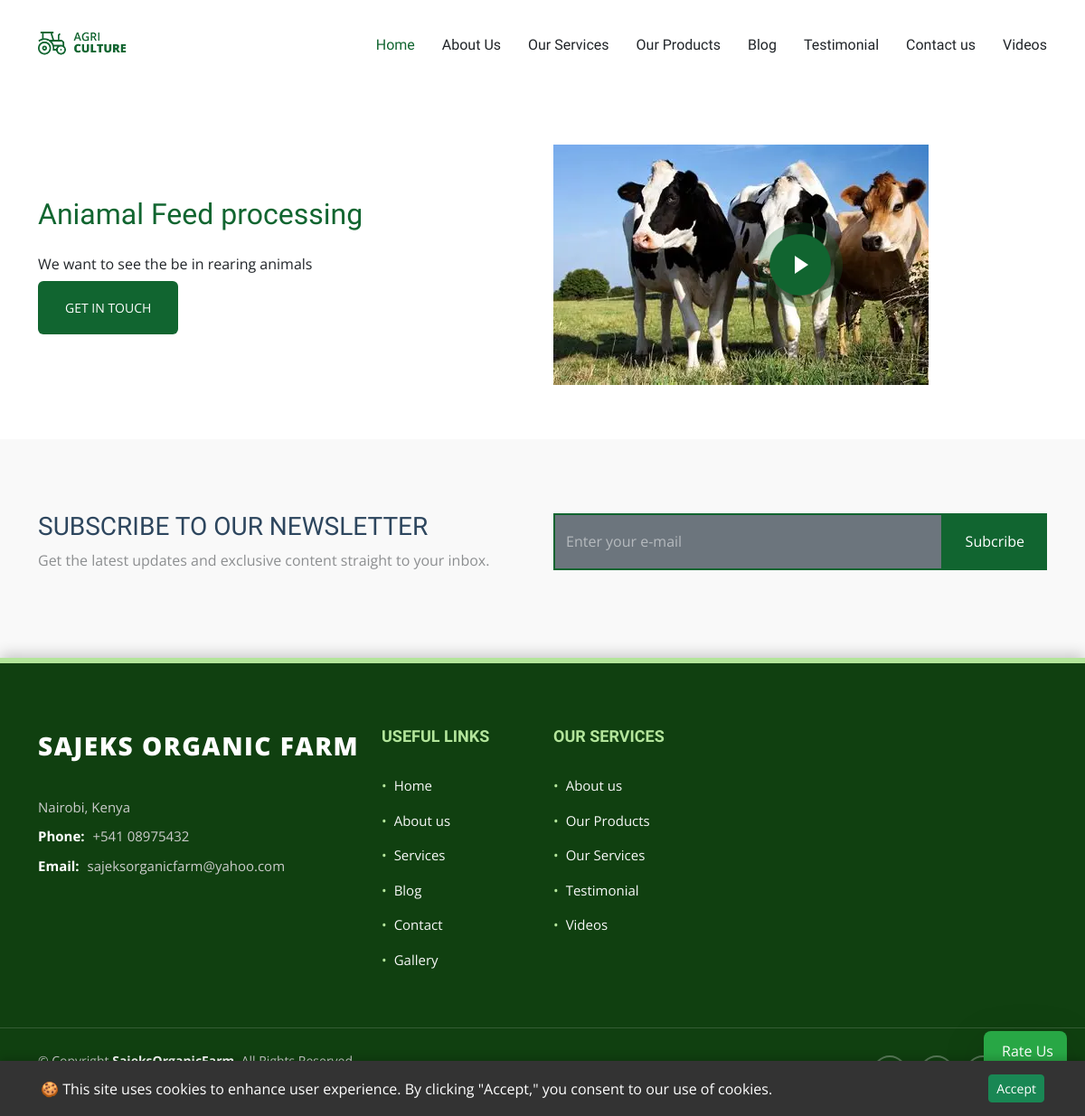
/video_details/4/, run on the app's committed database.
### sajeksApp/models.py (models this page shows, shortened)
class Homevideo(models.Model):
    pic = models.ImageField(upload_to='chooseus_img', null=True)
    title = models.CharField(max_length=100, null=True, help_text="The title of the why choose us pic.")
    body = CKEditor5Field(max_length = 500000, null =True, blank = True, help_text = 'Enter the video content. this field is optional')
    youtube_url = models.CharField(max_length=255, blank=True, null=True)
    video_id = models.CharField(max_length=50, blank=True, null=True)
    created_on = models.DateTimeField(auto_now_add=True, null=True)
    updated_on = models.DateTimeField(auto_now=True, null = True)
    class Meta:
        ordering = ['-updated_on',]
        verbose_name = 'Home Video'
        verbose_name_plural = 'Home Videos'
    @property
    def embed_url(self):
        if self.video_id:
            return f'https://www.youtube.com/embed/{self.video_id}'
        return self.youtube_url

class adminContact(models.Model):
    location = models.CharField(max_length=50)
    email = models.EmailField(max_length=50)
    call= models.CharField(max_length=50)

### sajeksApp/views.py (the view)
# urls.py: path('video_details/<int:video_id>/', views.video_details, name = 'video_details'),
def video_details(request, video_id):
    try:
        video = get_object_or_404(Homevideo, id = video_id)
    except Homevideo.DoesNotExist:
        messages.error(request, 'This video does not exist anymore')
    subscribtion_form = SubscribtionForm()
    contact = adminContact.objects.first()
    msg_countig = Contact.objects.filter(status =True)
    message_count = msg_countig.count()
    context = {
        'homevideos':video,
        'sub_form': subscribtion_form,
        'admincontact':contact,
        'message_count':message_count
    }
    return render(request, 'sajeksApp/videos/video_detail.html', context)

### sajeksApp/forms.py
class TestimonialForm(forms.ModelForm):
    rating = forms.IntegerField(
        label='Rate Your Experience (1 to 5 Stars)',
        widget=forms.RadioSelect(choices=[
            (1, '⭐'),
            (2, '⭐⭐'),
            (3, '⭐⭐⭐'),
            (4, '⭐⭐⭐⭐'),
            (5, '⭐⭐⭐⭐⭐')
        ]),
        initial=5,
    )
    class Meta:
        model = Testimonial
        fields = ['full_name', 'rating', 'message', 'image']
        widgets = {
            'full_name': forms.TextInput(attrs={'class': 'form-control form-control-lg', 'placeholder': 'Your Full Name'}),
            'message': forms.Textarea(attrs={'class': 'form-control', 'rows': 6, 'placeholder': 'Share your detailed experience here...'}),
            'image': forms.FileInput(attrs={'class': 'form-control'}), # File inputs need form-control
        }

class SubscribtionForm(forms.ModelForm):
    class Meta:
        model = Subscribtion
        fields = ['email']
        widgets = {
            'email': forms.EmailInput(attrs={
                'class': 'form-control h-100 bg-secondary',
                'placeholder': 'Enter your e-mail',
            }),
        }

### sajeksApp/context_processors.py (called while the page is built)
def testimonial_form_processor(request):
    if request.method == 'POST' and 'full_name' in request.POST:
         return {'testimonial_form': TestimonialForm(request.POST, request.FILES)}
    return {'testimonial_form': TestimonialForm()}

### sajeksApp/templates/sajeksApp/videos/video_detail.html (shortened to what this page needs)
{% extends 'sajeksApp/base/base.html' %}
{% load static %}
{% block content %}
<section id="about-3" class="about-3 section">
      <div class="container">
        <div class="row gy-4 justify-content-between align-items-center">
          <div class="col-lg-6 order-lg-2 position-relative" data-aos="zoom-out">
            <img src="{{homevideos.pic.url}}" alt="Image" class="img-fluid">
            <a href="{{homevideos.embed_url}}" class="glightbox pulsating-play-btn">
              <span class="play"><i class="bi bi-play-fill"></i></span>
            </a>
          </div>
          <div class="col-lg-5 order-lg-1" data-aos="fade-up" data-aos-delay="100">
            <h2 class="content-title mb-4">{{homevideos.title}}</h2>
            <p class="mb-4">
              {{ homevideos.body}}
            </p>
            <p><a href="{% url 'contact' %}" class="btn-cta">Get in touch</a></p>
          </div>
        </div>
      </div>
    </section>
{% endblock %}

### sajeksFooter/templates/sajeksFooter/footer.html (shortened to what this page needs)
{% extends "sajeksFooter/base/base.html" %}
{% block content %}
<footer id="footer" style="
    background: #104010; /* Dark Forest Green */
    color: #f8f8f8; /* Light text */
    font-size: 15px;
    padding: 0;
    border-top: 6px solid #b3e59b; /* Light green accent */
    box-shadow: 0 -4px 15px rgba(0, 0, 0, 0.2);
">
    <div class="footer-top" style="padding: 70px 0 40px 0;">
        <div class="container">
            <div class="row gy-4">
                <div class="col-lg-4 col-md-6 footer-about">
                    <a href="index.html" class="logo d-flex align-items-center" style="text-decoration: none;">
                        <span class="sitename" style="
                            font-size: 28px;
                            font-weight: 800;
                            color: #ffffff;
                            letter-spacing: 1.5px;
                            text-transform: uppercase;
                        ">Sajeks Organic Farm</span>
                    </a>
                    <div class="footer-contact pt-3" style="margin-top: 20px;">
                        <p style="margin-bottom: 10px; color: #cccccc;">{{admincontact.location}}</p>
                        <p style="margin-bottom: 10px;">
                            <strong style="color: #ffffff; font-weight: 700; margin-right: 5px;">Phone:</strong>
                            <span style="color: #cccccc;">{{admincontact.call}}</span>
                        </p>
                        <p style="margin-bottom: 0;">
                            <strong style="color: #ffffff; font-weight: 700; margin-right: 5px;">Email:</strong>
                            <span style="color: #cccccc;">{{admincontact.email}}</span>
                        </p>
                    </div>
                </div>
                <div class="col-lg-2 col-md-3 footer-links">
                    <h4 style="
                        font-size: 18px;
                        font-weight: 800;
                        color: #b3e59b; /* Accent Green */
                        text-transform: uppercase;
                        margin-bottom: 25px;
                    ">Useful Links</h4>
                    <ul style="list-style: none; padding: 0;">
                        <li style="padding: 8px 0;"><a href="{% url 'home' %}" style="color: #f8f8f8; text-decoration: none; display: flex; align-items: center;">
                            <span style="margin-right: 8px; color: #b3e59b;">&bull;</span> Home
                        </a></li>
                        <li style="padding: 8px 0;"><a href="{% url 'about' %}" style="color: #f8f8f8; text-decoration: none; display: flex; align-items: center;">
                            <span style="margin-right: 8px; color: #b3e59b;">&bull;</span> About us
                        </a></li>
                        <li style="padding: 8px 0;"><a href="{% url 'service' %}" style="color: #f8f8f8; text-decoration: none; display: flex; align-items: center;">
                            <span style="margin-right: 8px; color: #b3e59b;">&bull;</span> Services
                        </a></li>
                        <li style="padding: 8px 0;"><a href="{% url 'blog' %}" style="color: #f8f8f8; text-decoration: none; display: flex; align-items: center;">
                            <span style="margin-right: 8px; color: #b3e59b;">&bull;</span> Blog
                        </a></li>
                        <li style="padding: 8px 0;"><a href="{% url 'contact' %}" style="color: #f8f8f8; text-decoration: none; display: flex; align-items: center;">
                            <span style="margin-right: 8px; color: #b3e59b;">&bull;</span> Contact
                        </a></li>
                        <li style="padding: 8px 0;"><a href="{% url 'gallery' %}" style="color: #f8f8f8; text-decoration: none; display: flex; align-items: center;">
                            <span style="margin-right: 8px; color: #b3e59b;">&bull;</span> Gallery
                        </a></li>
                    </ul>
                </div>
                <div class="col-lg-2 col-md-3 footer-links">
                    <h4 style="
                        font-size: 18px;
                        font-weight: 800;
                        color: #b3e59b; /* Accent Green */
                        text-transform: uppercase;
                        margin-bottom: 25px;
                    ">Our Services</h4>
                    <ul style="list-style: none; padding: 0;">
                        <li style="padding: 8px 0;"><a href="{% url 'about' %}" style="color: #f8f8f8; text-decoration: none; display: flex; align-items: center;">
                            <span style="margin-right: 8px; color: #b3e59b;">&bull;</span> About us
                        </a></li>
                        <li style="padding: 8px 0;"><a href="{% url 'produce_list_view' %}" style="color: #f8f8f8; text-decoration: none; display: flex; align-items: center;">
                            <span style="margin-right: 8px; color: #b3e59b;">&bull;</span> Our Products
                        </a></li>
                        <li style="padding: 8px 0;"><a href="{% url 'service' %}" style="color: #f8f8f8; text-decoration: none; display: flex; align-items: center;">
                            <span style="margin-right: 8px; color: #b3e59b;">&bull;</span> Our Services
                        </a></li>
                        <li style="padding: 8px 0;"><a href="{% url 'testimonial' %}" style="color: #f8f8f8; text-decoration: none; display: flex; align-items: center;">
                            <span style="margin-right: 8px; color: #b3e59b;">&bull;</span> Testimonial
                        </a></li>
                        <li style="padding: 8px 0;"><a href="{% url 'videos' %}" style="color: #f8f8f8; text-decoration: none; display: flex; align-items: center;">
                            <span style="margin-right: 8px; color: #b3e59b;">&bull;</span>Videos
                        </a></li>
                    </ul>
                </div>
                <div class="col-lg-4 col-md-12">
                    </div>
            </div>
        </div>
    </div>
    <div class="copyright text-center" style="
        padding: 25px 0;
        border-top: 1px solid rgba(255, 255, 255, 0.15); /* Subtle separator */
        font-size: 14px;
        color: #cccccc;
    ">
        <div class="container d-flex flex-column flex-lg-row justify-content-center justify-content-lg-between align-items-center">
            <div class="d-flex flex-column align-items-center align-items-lg-start">
                <div style="margin-bottom: 5px;">
                    © Copyright <strong><span style="color: #ffffff;">SajeksOrganicFarm</span></strong>. All Rights Reserved
                </div>
                <div class="credits">
                    Designed by <a href="" style="color: #b3e59b; text-decoration: none;">Wilfred Mathias(+2348134622388)</a>
                </div>
            </div>
            <div class="social-links order-first order-lg-last mb-3 mb-lg-0">
                <a href="" style="
                    color: #cccccc;
                    margin-left: 10px;
                    display: inline-flex;
                    align-items: center;
                    justify-content: center;
                    width: 38px;
                    height: 38px;
                    border: 2px solid rgba(255, 255, 255, 0.3);
                    border-radius: 50%;
                    text-decoration: none;
                "></a>
                <a href="" style="
                    color: #cccccc;
                    margin-left: 10px;
                    display: inline-flex;
                    align-items: center;
                    justify-content: center;
                    width: 38px;
                    height: 38px;
                    border: 2px solid rgba(255, 255, 255, 0.3);
                    border-radius: 50%;
                    text-decoration: none;
                "></a>
                <a href="" style="
                    color: #cccccc;
                    margin-left: 10px;
                    display: inline-flex;
                    align-items: center;
                    justify-content: center;
                    width: 38px;
                    height: 38px;
                    border: 2px solid rgba(255, 255, 255, 0.3);
                    border-radius: 50%;
                    text-decoration: none;
                "></a>
                <a href="" style="
                    color: #cccccc;
                    margin-left: 10px;
                    display: inline-flex;
                    align-items: center;
                    justify-content: center;
                    width: 38px;
                    height: 38px;
                    border: 2px solid rgba(255, 255, 255, 0.3);
                    border-radius: 50%;
                    text-decoration: none;
                "></a>
            </div>
        </div>
    </div>
</footer>
{% endblock %}

### sajeksApp/static/sajeksApp/assets/css/main.css (style rules this page uses)
:root { --default-font: "Open Sans", system-ui, -apple-system, "Segoe UI", Roboto, "Helvetica Neue", Arial, "Noto Sans", "Liberation Sans", sans-serif, "Apple Color Emoji", "Segoe UI Emoji", "Segoe UI Symbol", "Noto Color Emoji"; --heading-font: "Marcellus", sans-serif; --nav-font: "Marcellus", sans-serif; }
:root { --background-color: #ffffff; --default-color: #212529; --heading-color: #2d465e; --accent-color: #116530; --surface-color: #ffffff; --contrast-color: #ffffff; }
:root { --nav-color: #212529; --nav-hover-color: #116530; --nav-mobile-background-color: #ffffff; --nav-dropdown-background-color: #ffffff; --nav-dropdown-color: #212529; --nav-dropdown-hover-color: #116530; }
:root { scroll-behavior: smooth; }
body { color: var(--default-color); background-color: var(--background-color); font-family: var(--default-font); }
a { color: var(--accent-color); text-decoration: none; transition: 0.3s; }
h1, h2, h3, h4, h5, h6 { color: var(--heading-color); font-family: var(--heading-font); }
.pulsating-play-btn { width: 94px; height: 94px; background: radial-gradient(var(--accent-color) 50%, color-mix(in srgb, var(--accent-color), transparent 75%) 52%); border-radius: 50%; display: block; position: relative; overflow: hidden; }
.pulsating-play-btn:before { content: ""; position: absolute; width: 120px; height: 120px; animation-delay: 0s; animation: pulsate-play-btn 2s; animation-direction: forwards; animation-iteration-count: infinite; animation-timing-function: steps; opacity: 1; border-radius: 50%; border: 5px solid color-mix(in srgb, var(--accent-color), transparent 30%); top: -15%; left: -15%; background: rgba(198, 16, 0, 0); }
.pulsating-play-btn:after { content: ""; position: absolute; left: 50%; top: 50%; transform: translateX(-40%) translateY(-50%); width: 0; height: 0; border-top: 10px solid transparent; border-bottom: 10px solid transparent; border-left: 15px solid #fff; z-index: 100; transition: all 400ms cubic-bezier(0.55, 0.055, 0.675, 0.19); }
section, .section { color: var(--default-color); background-color: var(--background-color); padding: 60px 0; scroll-margin-top: 100px; overflow: clip; }
.call-to-action .content .form-subscribe .form-control { border: 2px solid var(--accent-color); background: var(--surface-color); border-radius: 0; }
.call-to-action .content .form-subscribe input[type=email] { height: 63px !important; color: var(--default-color); }
.call-to-action .content .form-subscribe input[type=email]::placeholder { color: color-mix(in srgb, var(--contrast-color), transparent 50%); }
.about-3 .content-title { color: var(--accent-color); margin-bottom: 30px; }
.about-3 .btn-cta { text-transform: uppercase; font-size: 14px; padding-top: 20px; padding-bottom: 20px; padding-left: 30px; padding-right: 30px; background-color: var(--accent-color); color: var(--contrast-color); border-radius: 6px; }
.about-3 .pulsating-play-btn { position: absolute; left: calc(50% - 47px); top: calc(50% - 47px); }

### data on the page
Homevideo: pic (picture), title "Aniamal Feed processing", body "We want to see the be in rearing animals"
adminContact: location "Nairobi, Kenya", call "+541 08975432", email "sajeksorganicfarm@yahoo.com"
